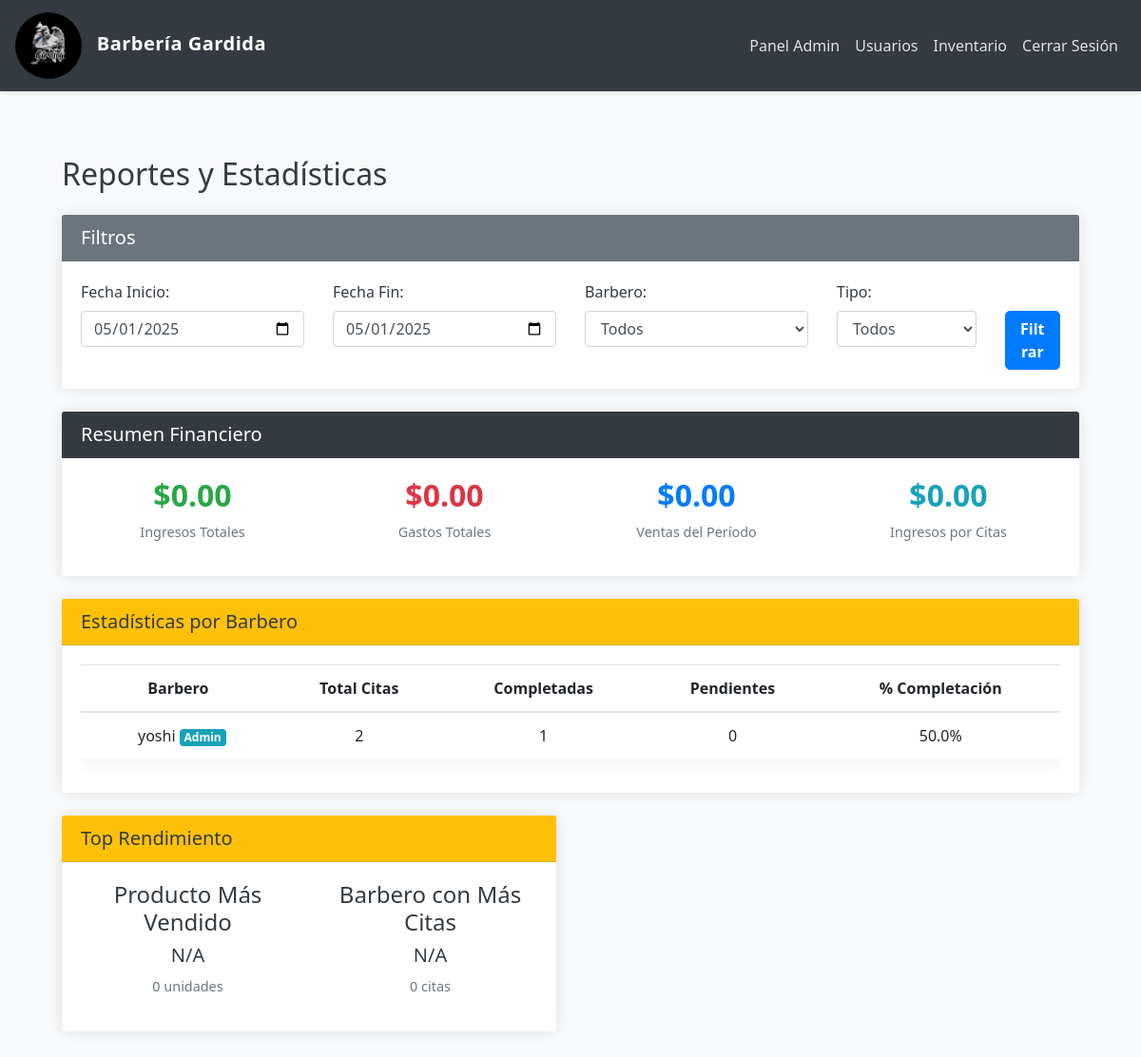
Screenshot of /reportes (signed in) with the database file from the repository.
### app/models.py (models this page shows, shortened)
class User(UserMixin, db.Model):
    __tablename__ = 'user'
    id = db.Column(db.Integer, primary_key=True)
    username = db.Column(db.String(150), unique=True, nullable=False)
    email = db.Column(db.String(150), unique=True, nullable=False)
    nombre = db.Column(db.String(64))
    apellido = db.Column(db.String(64))
    password = db.Column(db.String(150), nullable=False)
    role = db.Column(db.String(50), nullable=False, default='cliente')
    fecha_registro = db.Column(db.DateTime, default=datetime.utcnow)
    activo = db.Column(db.Boolean, default=True)
    is_guest = db.Column(db.Boolean, default=False)
    phone = db.Column(db.String(20))
    citas_como_cliente = db.relationship('Cita',
                                      foreign_keys='Cita.cliente_id',
                                      back_populates='cliente',
                                      lazy='dynamic')
    citas_como_administrador = db.relationship('Cita',
                                            foreign_keys='Cita.admin_id',
                                            back_populates='administrador',
                                            lazy='dynamic')
    admin_profile = db.relationship('Admin',
                                 back_populates='user',
                                 uselist=False,
                                 cascade='all, delete-orphan')
    barbero_profile = db.relationship('Barbero',
                                   back_populates='user',
                                   uselist=False,
                                   cascade='all, delete-orphan')
    @property
    def is_admin(self):
        return self.role == 'admin'
    @property
    def is_barbero(self):
        return self.role == 'barbero'
    @property
    def is_cliente(self):
        return self.role == 'cliente'

### app/routes.py (the view)
@main_routes.route('/reportes')
@login_required
@admin_required
def ver_reportes():
    fecha_inicio = request.args.get('fecha_inicio', datetime.now().replace(day=1).strftime('%Y-%m-%d'))
    fecha_fin = request.args.get('fecha_fin', datetime.now().strftime('%Y-%m-%d'))
    barbero_id = request.args.get('barbero_id')
    tipo = request.args.get('tipo')
    fecha_inicio = datetime.strptime(fecha_inicio, '%Y-%m-%d')
    fecha_fin = datetime.strptime(fecha_fin, '%Y-%m-%d')
    estadisticas_barberos = db.session.query(
        User,
        db.func.count(Cita.id).label('total_citas'),
        db.func.count(db.case([(Cita.estado == 'completada', 1)])).label('citas_completadas'),
        db.func.count(db.case([(Cita.estado == 'pendiente', 1)])).label('citas_pendientes')
    ).outerjoin(Cita, User.id == Cita.barbero_id)\
    .filter(User.role.in_(['barbero', 'admin']))\
    .filter(Cita.fecha_hora.between(fecha_inicio, fecha_fin) if barbero_id else True)\
    .group_by(User.id)\
    .order_by(db.func.count(Cita.id).desc())\
    .all()
    total_clientes = User.query.filter_by(role='cliente').count()
    clientes_nuevos = User.query.filter(
        User.role == 'cliente',
        User.fecha_registro >= datetime.now() - timedelta(days=30)
    ).count()
    query_citas = Cita.query.filter(Cita.fecha_hora.between(fecha_inicio, fecha_fin))
    if barbero_id:
        query_citas = query_citas.filter_by(barbero_id=barbero_id)
    total_citas = query_citas.count()
    citas_pendientes = query_citas.filter_by(estado='pendiente').count()
    citas_completadas = query_citas.filter_by(estado='completada').count()
    productos = Producto.query.all()
    total_productos = len(productos)
    cantidad_total = sum(p.cantidad for p in productos)
    inversion_total = sum(p.cantidad * p.costo for p in productos)
    valor_inventario = sum(p.cantidad * p.precio for p in productos)
    ventas = Sale.query.filter(Sale.fecha.between(fecha_inicio, fecha_fin))
    total_ventas = ventas.with_entities(db.func.sum(Sale.total)).scalar() or 0
    producto_mas_vendido = db.session.query(
        Producto.nombre,
        db.func.sum(SaleDetail.cantidad).label('total_vendido')
    ).join(SaleDetail)\
    .join(Sale)\
    .filter(Sale.fecha.between(fecha_inicio, fecha_fin))\
    .group_by(Producto.id, Producto.nombre)\
    .order_by(db.func.sum(SaleDetail.cantidad).desc())\
    .first()
    barbero_mas_citas = db.session.query(
        User.username,
        db.func.count(Cita.id).label('total_citas')
    ).join(Cita, User.id == Cita.barbero_id)\
    .filter(User.role == 'barbero')\
    .filter(Cita.fecha_hora.between(fecha_inicio, fecha_fin))\
    .group_by(User.id, User.username)\
    .order_by(db.func.count(Cita.id).desc())\
    .first()
    ventas_periodo = Sale.query.filter(Sale.fecha.between(fecha_inicio, fecha_fin)).all()
    ingresos_ventas = sum(venta.total for venta in ventas_periodo)
    citas_periodo = Cita.query.filter(
        Cita.fecha_hora.between(fecha_inicio, fecha_fin),
        Cita.estado == 'completada'
    ).all()
    ingresos_citas = len(citas_periodo) * 150  # $150 por cita
    productos_periodo = Producto.query.filter(
        Producto.fecha_actualizacion.between(fecha_inicio, fecha_fin)
    ).all()
    gastos_totales = sum(producto.costo * producto.cantidad for producto in productos_periodo)
    ingresos_totales = ingresos_ventas + ingresos_citas
    barberos = User.query.filter_by(role='barbero').all()
    return render_template('reportes/reportes.html',
        total_clientes=total_clientes,
        clientes_nuevos=clientes_nuevos,
        total_citas=total_citas,
        citas_pendientes=citas_pendientes,
        citas_completadas=citas_completadas,
        total_productos=total_productos,
        cantidad_total=cantidad_total,
        inversion_total=inversion_total,
        valor_inventario=valor_inventario,
        total_ventas=total_ventas,
        producto_mas_vendido=producto_mas_vendido,
        barbero_mas_citas=barbero_mas_citas,
        ingresos_totales=ingresos_totales,
        gastos_totales=gastos_totales,
        ingresos_citas=ingresos_citas,
        ingresos_ventas=ingresos_ventas,
        barberos=barberos,
        fecha_inicio=fecha_inicio.strftime('%Y-%m-%d'),
        fecha_fin=fecha_fin.strftime('%Y-%m-%d'),
        estadisticas_barberos=estadisticas_barberos
    )

### app/__init__.py (called while the page is built)
def create_app():
    app = Flask(__name__)
    app.config.from_object(Config)  # Usa la configuración desde Config
    db.init_app(app)
    migrate.init_app(app, db)
    login_manager.init_app(app)
    Config.print_database_info()
    from app.routes import main_routes  # Importa blueprint de routes
    from app.auth import auth_routes  # Si tienes rutas de autenticación, importa el blueprint de auth
    app.register_blueprint(main_routes)  # Registra el blueprint de rutas
    app.register_blueprint(auth_routes)  # Registra el blueprint de autenticación
    @login_manager.user_loader
    def load_user(user_id):
        from app.models import User  # Evitar circularidad importando dentro de la función
        return User.query.get(int(user_id))
    return app

### app/routes.py (called while the page is built)
def role_required(*roles):
    def decorator(f):
        @wraps(f)
        def decorated_function(*args, **kwargs):
            if not current_user.is_authenticated or current_user.role not in roles:
                abort(403)
            return f(*args, **kwargs)
        return decorated_function
    return decorator

### app/templates/reportes/reportes.html (shortened to what this page needs)
{% extends "shared/base.html" %}
{% block content %}
<div class="container-fluid mt-4">
    <h2 class="mb-4"> Reportes y Estadísticas</h2>
    <div class="card mb-4">
        <div class="card-header bg-secondary text-white">
            <h5 class="mb-0"> Filtros</h5>
        </div>
        <div class="card-body">
            <form id="filtroForm" class="row">
                <div class="col-md-3">
                    <label>Fecha Inicio:</label>
                    <input type="date" class="form-control" name="fecha_inicio" value="{{ fecha_inicio }}">
                </div>
                <div class="col-md-3">
                    <label>Fecha Fin:</label>
                    <input type="date" class="form-control" name="fecha_fin" value="{{ fecha_fin }}">
                </div>
                <div class="col-md-3">
                    <label>Barbero:</label>
                    <select class="form-control" name="barbero_id">
                        <option value="">Todos</option>
                    </select>
                </div>
                <div class="col-md-2">
                    <label>Tipo:</label>
                    <select class="form-control" name="tipo">
                        <option value="">Todos</option>
                    </select>
                </div>
                <div class="col-md-1">
                    <label>&nbsp;</label>
                    <button type="submit" class="btn btn-primary btn-block">Filtrar</button>
                </div>
            </form>
        </div>
    </div>
    <div class="row mb-4">
        <div class="col-md-12">
            <div class="card">
                <div class="card-header bg-dark text-white">
                    <h5 class="mb-0"> Resumen Financiero</h5>
                </div>
                <div class="card-body">
                    <div class="row">
                        <div class="col-md-3">
                            <div class="text-center">
                                <h3 class="text-success">${{ "%.2f"|format(ingresos_totales) }}</h3>
                                <p class="text-muted">Ingresos Totales</p>
                            </div>
                        </div>
                        <div class="col-md-3">
                            <div class="text-center">
                                <h3 class="text-danger">${{ "%.2f"|format(gastos_totales) }}</h3>
                                <p class="text-muted">Gastos Totales</p>
                            </div>
                        </div>
                        <div class="col-md-3">
                            <div class="text-center">
                                <h3 class="text-primary">${{ "%.2f"|format(total_ventas) }}</h3>
                                <p class="text-muted">Ventas del Período</p>
                            </div>
                        </div>
                        <div class="col-md-3">
                            <div class="text-center">
                                <h3 class="text-info">${{ "%.2f"|format(ingresos_citas) }}</h3>
                                <p class="text-muted">Ingresos por Citas</p>
                            </div>
                        </div>
                    </div>
                </div>
            </div>
        </div>
    </div>
    <div class="row">
        <div class="col-md-12 mb-4">
            <div class="card">
                <div class="card-header bg-warning text-dark">
                    <h5 class="mb-0"> Estadísticas por Barbero</h5>
                </div>
                <div class="card-body">
                    <div class="table-responsive">
                        <table class="table table-hover">
                            <thead>
                                <tr>
                                    <th>Barbero</th>
                                    <th class="text-center">Total Citas</th>
                                    <th class="text-center">Completadas</th>
                                    <th class="text-center">Pendientes</th>
                                    <th class="text-center">% Completación</th>
                                </tr>
                            </thead>
                            <tbody>
                                {% for barbero, total, completadas, pendientes in estadisticas_barberos %}
                                <tr>
                                    <td>
                                        {{ barbero.username }}
                                        {% if barbero.role == 'admin' %}
                                            <span class="badge badge-info">Admin</span>
                                        {% endif %}
                                    </td>
                                    <td class="text-center">{{ total }}</td>
                                    <td class="text-center text-success">{{ completadas }}</td>
                                    <td class="text-center text-warning">{{ pendientes }}</td>
                                    <td class="text-center">
                                        {% if total > 0 %}
                                            {{ "%.1f"|format((completadas/total * 100)) }}%
                                        {% else %}
                                            0%
                                        {% endif %}
                                    </td>
                                </tr>
                                {% endfor %}
                            </tbody>
                        </table>
                    </div>
                </div>
            </div>
        </div>
    </div>
    <div class="row">
        <div class="col-md-6 mb-4">
            <div class="card h-100">
                <div class="card-header bg-warning text-dark">
                    <h5 class="mb-0"> Top Rendimiento</h5>
                </div>
                <div class="card-body">
                    <div class="row">
                        <div class="col-md-6">
                            <div class="text-center mb-3">
                                <h4>Producto Más Vendido</h4>
                                <p class="h5">{{ producto_mas_vendido[0] if producto_mas_vendido else 'N/A' }}</p>
                                <small class="text-muted">{{ producto_mas_vendido[1] if producto_mas_vendido else 0 }} unidades</small>
                            </div>
                        </div>
                        <div class="col-md-6">
                            <div class="text-center">
                                <h4>Barbero con Más Citas</h4>
                                <p class="h5">{{ barbero_mas_citas[0] if barbero_mas_citas else 'N/A' }}</p>
                                <small class="text-muted">{{ barbero_mas_citas[1] if barbero_mas_citas else 0 }} citas</small>
                            </div>
                        </div>
                    </div>
                </div>
            </div>
        </div>
    </div>
</div>
{% endblock %}

### app/static/css/styles.css (style rules this page uses)
body { background-color: #f8f9fa; color: #343a40; font-family: 'Segoe UI', Tahoma, Geneva, Verdana, sans-serif; }
.table { background-color: #fff; color: #212529 !important; box-shadow: 0 0.5rem 1rem rgba(0, 0, 0, 0.05); }
.table th, .table td { border-color: #dee2e6; color: #212529 !important; text-align: center; vertical-align: middle; }
.btn { border-radius: 5px; font-weight: bold; transition: all 0.2s; }
.btn-primary { background-color: #007bff; border-color: #007bff; }

### app/templates/shared/base.html (style rules this page uses)
body { background-color: #f8f9fa; color: #343a40; font-family: 'Segoe UI', Tahoma, Geneva, Verdana, sans-serif; }

### app/templates/reportes/reportes.html (style rules this page uses)
.card { border: none; box-shadow: 0 0 15px rgba(0,0,0,0.1); }
.card-header { border-bottom: 1px solid rgba(0,0,0,0.1); }
h3 { font-size: 2rem; font-weight: bold; margin-bottom: 0.5rem; }
.text-muted { font-size: 0.9rem; }

### rows the page displays
User: username "yoshi", role "Admin", total "2", completadas "1", is_guest "0", value "50.0"

### other values shown
{{ "%.2f"|format(ingresos_totales) }} "0.00"
{{ "%.2f"|format(gastos_totales) }} "0.00"
{{ "%.2f"|format(total_ventas) }} "0.00"
{{ "%.2f"|format(ingresos_citas) }} "0.00"
{{ producto_mas_vendido[0] if producto_mas_vendido else 'N/A' }} "N/A"
{{ producto_mas_vendido[1] if producto_mas_vendido else 0 }} "0"
{{ barbero_mas_citas[0] if barbero_mas_citas else 'N/A' }} "N/A"
{{ barbero_mas_citas[1] if barbero_mas_citas else 0 }} "0"
